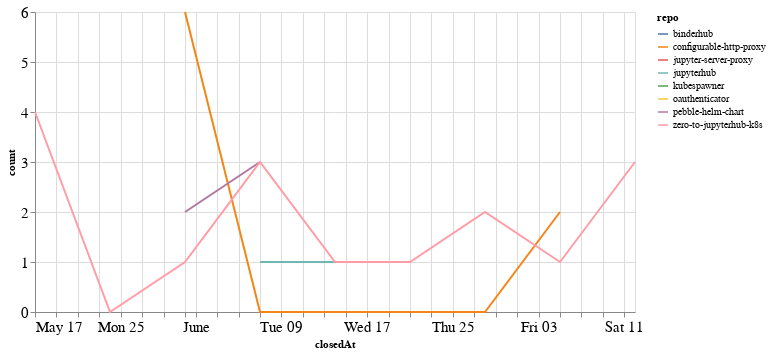

Notebook code cell kept with this figure:
### Code cell
closed_by_time = closed_by.groupby('repo').resample('W', on='closedAt').count()['author'].reset_index()
closed_by_time = closed_by_time.rename(columns={'author': 'count'})

alt.Chart(closed_by_time, width=600).mark_line().encode(
    x='closedAt',
    y='count',
    color='repo',
    tooltip="repo"
)

### Figure 1 — Vega-Lite specification as saved in the notebook (floating-point values rounded to 4 significant figures)
{"config": {"axisLeft": {"labelFontSize": 15}, "axisBottom": {"labelFontSize": 15}}, "data": {"name": "data-27d2061c6806131f0fb805c0a630205e"}, "mark": "line", "encoding": {"color": {"type": "nominal", "field": "repo"}, "tooltip": {"type": "nominal", "field": "repo"}, "x": {"type": "temporal", "field": "closedAt"}, "y": {"type": "quantitative", "field": "count"}}, "width": 600, "$schema": "https://vega.github.io/schema/vega-lite/v4.8.1.json", "datasets": {"data-27d2061c6806131f0fb805c0a630205e": [{"repo": "binderhub", "closedAt": "2020-05-24T00:00:00", "count": 1}, {"repo": "configurable-http-proxy", "closedAt": "2020-05-31T00:00:00", "count": 6}, {"repo": "configurable-http-proxy", "closedAt": "2020-06-07T00:00:00", "count": 0}, {"repo": "configurable-http-proxy", "closedAt": "2020-06-14T00:00:00", "count": 0}, {"repo": "configurable-http-proxy", "closedAt": "2020-06-21T00:00:00", "count": 0}, {"repo": "configurable-http-proxy", "closedAt": "2020-06-28T00:00:00", "count": 0}, {"repo": "configurable-http-proxy", "closedAt": "2020-07-05T00:00:00", "count": 2}, {"repo": "jupyter-server-proxy", "closedAt": "2020-05-24T00:00:00", "count": 1}, {"repo": "jupyterhub", "closedAt": "2020-06-07T00:00:00", "count": 1}, {"repo": "jupyterhub", "closedAt": "2020-06-14T00:00:00", "count": 1}, {"repo": "kubespawner", "closedAt": "2020-06-28T00:00:00", "count": 1}, {"repo": "oauthenticator", "closedAt": "2020-05-17T00:00:00", "count": 1}, {"repo": "pebble-helm-chart", "closedAt": "2020-05-31T00:00:00", "count": 2}, {"repo": "pebble-helm-chart", "closedAt": "2020-06-07T00:00:00", "count": 3}, {"repo": "zero-to-jupyterhub-k8s", "closedAt": "2020-05-17T00:00:00", "count": 4}, {"repo": "zero-to-jupyterhub-k8s", "closedAt": "2020-05-24T00:00:00", "count": 0}, {"repo": "zero-to-jupyterhub-k8s", "closedAt": "2020-05-31T00:00:00", "count": 1}, {"repo": "zero-to-jupyterhub-k8s", "closedAt": "2020-06-07T00:00:00", "count": 3}, {"repo": "zero-to-jupyterhub-k8s", "closedAt": "2020-06-14T00:00:00", "count": 1}, {"repo": "zero-to-jupyterhub-k8s", "closedAt": "2020-06-21T00:00:00", "count": 1}, {"repo": "zero-to-jupyterhub-k8s", "closedAt": "2020-06-28T00:00:00", "count": 2}, {"repo": "zero-to-jupyterhub-k8s", "closedAt": "2020-07-05T00:00:00", "count": 1}, {"repo": "zero-to-jupyterhub-k8s", "closedAt": "2020-07-12T00:00:00", "count": 3}]}}
